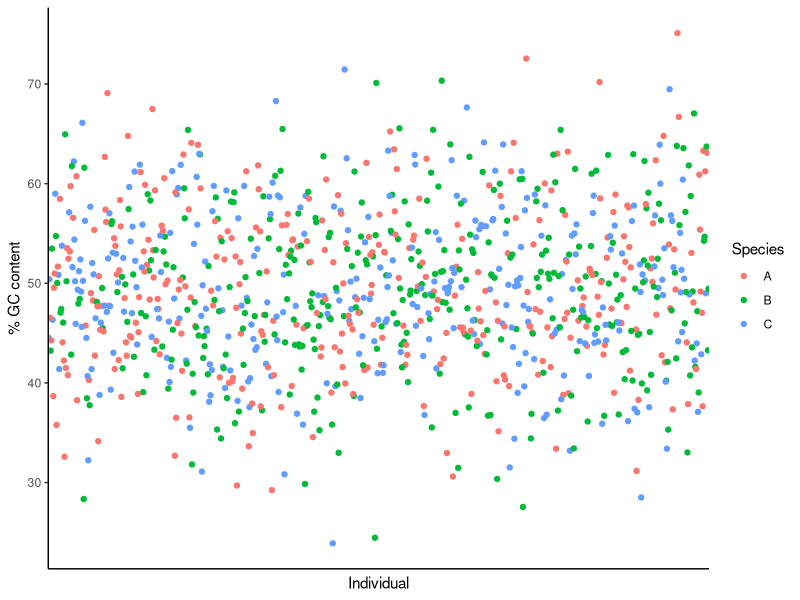

Generate this figure with R:
## ---- chunk 1
bseqs <- read.csv("Sequences.csv")
names(bseqs) <- c("Sequence.ID", "Sequence")
bseqs$Sequence <- as.character(bseqs$Sequence)
## ---- chunk 2
As <- c()
for (i in 1:nrow(bseqs)){
  As[i] <- nchar(gsub("[^A]", "", bseqs[i,2]))
}

Cs <- c()
for (i in 1:nrow(bseqs)){
  Cs[i] <- nchar(gsub("[^C]", "", bseqs[i,2]))
}

Gs <- c()
for (i in 1:nrow(bseqs)){
  Gs[i] <- nchar(gsub("[^G]", "", bseqs[i,2]))
}

Ts <- c()
for (i in 1:nrow(bseqs)){
  Ts[i] <- nchar(gsub("[^T]", "", bseqs[i,2]))
}
## ---- chunk 3
bseqs$Cs <- Cs
bseqs$Gs <- Gs
bseqs$As <- As
bseqs$Ts <- Ts
## ---- chunk 4
bseqs$GC <- (Gs + Cs) / (Gs + Cs + As + Ts)
bseqs$pGC <- paste(signif(bseqs$GC * 100, digits = 3), "%")
## ---- chunk 5
bseqs$Sequence[1]
## ---- chunk 6
library(knitr)
library(dplyr)

Table1 <- bseqs %>%
  filter(Sequence.ID == "HQ433692.1") %>%
  select(As, Ts, Gs, Cs)

kable(Table1, caption="HQ433692.1 16S ribosome sequence nucleotide breakdown")
## ---- chunk 7
bseqs$Sequence[2]
## ---- chunk 8
bseqs$Sequence.ID[2]

Table2 <- bseqs %>%
  filter(Sequence.ID == "HQ433694.1") %>%
  select(As, Ts, Gs, Cs)

kable(Table2, caption="HQ433694.1 16S ribosome sequence nucleotide breakdown")
## ---- chunk 9
bseqs$Sequence[3]
## ---- chunk 10
bseqs$Sequence.ID[3]

Table3 <- bseqs %>%
  filter(Sequence.ID == "HQ433691.1") %>%
  select(As, Ts, Gs, Cs)

kable(Table3, caption="HQ433691.1 16S ribosome sequence nucleotide breakdown")
## ---- chunk 11
TableGC <- bseqs[c("Sequence.ID", "pGC")]
names(TableGC) <- c("Sequence ID", "GC Content")
kable(TableGC, caption="Percent GC content per sequence")
## ---- chunk 12
library(ggplot2)

dat <- read.csv("GC_content.csv")
str(dat)
summary(dat)
dat$pGC <- dat$G + dat$C

ggplot(dat, aes(x = ID, y = pGC, colour = Species)) + 
  geom_point() + 
  theme_classic() +
  scale_y_continuous(name="% GC content") + 
  scale_x_discrete(name="Individual") + 
  theme(axis.title.x=element_text(),
        axis.text.x=element_blank(),
        axis.ticks.x=element_blank())

